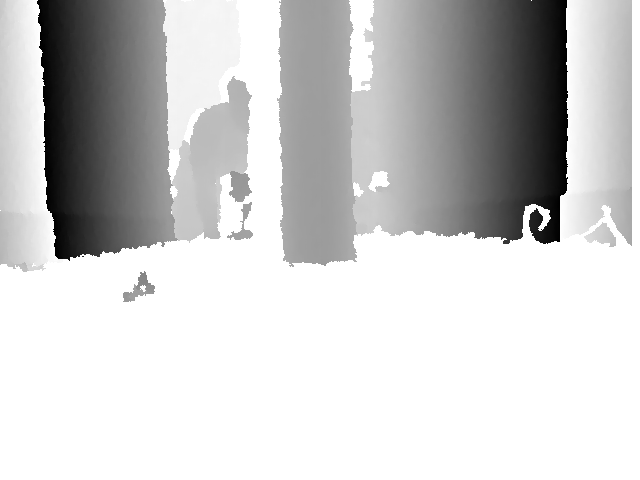
#> input picture segment image/scikit_image_Segmentation/depth1_image.png, 640 x 480 px
$ python scikit_image.py
#> lines starting #> are read from the running program, lines starting #| are printed output that depends on the picture
import numpy as np
import matplotlib.pyplot as plt

from skimage.filters import gaussian
from skimage.segmentation import active_contour
from skimage import io

#img = data.astronaut()
#img = rgb2gray(img)

#image_name="depth_carmea('192.168.1.106', 60892)_24809_image.png"
image_name="depth1_image.png"
img = io.imread(image_name)
#> img is the input picture: shape (480, 640); min 0, max 255, mean 204.4

y_max=len(img)
#> y_max = 480
x_max=len(img[0])
#> x_max = 640

s = np.linspace(0, 2*np.pi, 400)


x = x_max/2 + 100*np.cos(s)
#> x = 400 values, max 420 at index 0, min 220 at index 199, mean 320.2
y = y_max/2 + 100*np.sin(s)
#> y = 400 values, max 340 at index 100, min 140 at index 299, mean 240


init = np.array([x, y]).T
#> init = 400 pairs, first value 220 to 420, second value 140 to 340

snake = active_contour(gaussian(img, 3),
                       init, alpha=0.04, beta=20, gamma=0.001)
#> snake = 400 pairs, first value 228.1 to 248.6, second value 125.4 to 281.4

fig, ax = plt.subplots(figsize=(7, 7))
ax.imshow(img, cmap=plt.cm.gray)
ax.plot(init[:, 0], init[:, 1], '--r', lw=3)
ax.plot(snake[:, 0], snake[:, 1], '-b', lw=3)
ax.set_xticks([]), ax.set_yticks([])
ax.axis([0, img.shape[1], img.shape[0], 0])
plt.show()
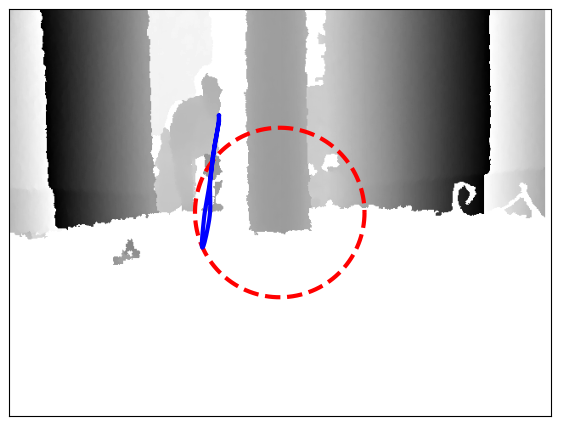
#> figure drawn by matplotlib, 1 panel

$ run again, with segment image/scikit_image_Segmentation/depth_carmea('192.168.1.106', 60892)_24809_image.png copied over segment image/scikit_image_Segmentation/depth1_image.png
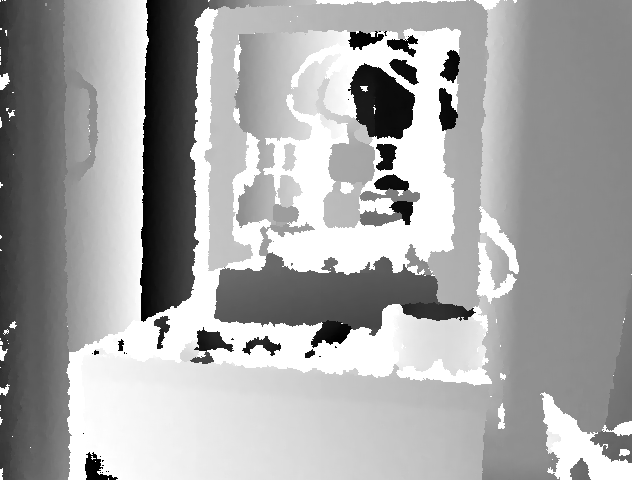
#> input picture segment image/scikit_image_Segmentation/depth_carmea('192.168.1.106', 60892)_24809_image.png, 640 x 480 px
#> img is the input picture: shape (480, 640); min 0, max 255, mean 168.2
#> y_max = 480
#> x_max = 640
#> x = 400 values, max 420 at index 0, min 220 at index 199, mean 320.2
#> y = 400 values, max 340 at index 100, min 140 at index 299, mean 240
#> init = 400 pairs, first value 220 to 420, second value 140 to 340
#> snake = 400 pairs, first value 243.6 to 366.6, second value 138.9 to 318.4
#> `plt.show()`:
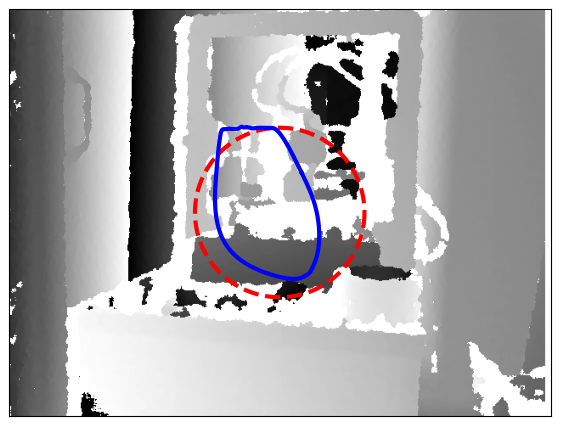
#> figure drawn by matplotlib, 1 panel
